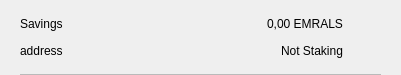
<?xml version="1.0" encoding="UTF-8"?>
<ui version="4.0">
 <class>CSRow</class>
 <widget class="QWidget" name="CSRow">
  <property name="geometry">
   <rect>
    <x>0</x>
    <y>0</y>
    <width>401</width>
    <height>75</height>
   </rect>
  </property>
  <property name="windowTitle">
   <string>Form</string>
  </property>
  <layout class="QVBoxLayout" name="verticalLayout">
   <property name="spacing">
    <number>0</number>
   </property>
   <property name="leftMargin">
    <number>20</number>
   </property>
   <property name="topMargin">
    <number>10</number>
   </property>
   <property name="rightMargin">
    <number>20</number>
   </property>
   <property name="bottomMargin">
    <number>0</number>
   </property>
   <item>
    <widget class="QWidget" name="info" native="true">
     <property name="minimumSize">
      <size>
       <width>0</width>
       <height>0</height>
      </size>
     </property>
     <layout class="QHBoxLayout" name="horizontalLayout_3">
      <property name="leftMargin">
       <number>0</number>
      </property>
      <property name="topMargin">
       <number>0</number>
      </property>
      <property name="rightMargin">
       <number>0</number>
      </property>
      <property name="bottomMargin">
       <number>10</number>
      </property>
      <item>
       <widget class="QWidget" name="container" native="true">
        <property name="minimumSize">
         <size>
          <width>0</width>
          <height>0</height>
         </size>
        </property>
        <layout class="QVBoxLayout" name="verticalLayout_2">
         <property name="spacing">
          <number>0</number>
         </property>
         <property name="leftMargin">
          <number>0</number>
         </property>
         <property name="topMargin">
          <number>0</number>
         </property>
         <property name="rightMargin">
          <number>0</number>
         </property>
         <property name="bottomMargin">
          <number>0</number>
         </property>
         <item>
          <layout class="QHBoxLayout" name="horizontalLayout">
           <item>
            <widget class="QLabel" name="labelName">
             <property name="toolTip">
              <string notr="true"/>
             </property>
             <property name="text">
              <string>Savings</string>
             </property>
            </widget>
           </item>
           <item>
            <spacer name="horizontalSpacer">
             <property name="orientation">
              <enum>Qt::Horizontal</enum>
             </property>
             <property name="sizeHint" stdset="0">
              <size>
               <width>40</width>
               <height>20</height>
              </size>
             </property>
            </spacer>
           </item>
           <item>
            <widget class="QLabel" name="labelAmount">
             <property name="text">
              <string>0,00 EMRALS</string>
             </property>
            </widget>
           </item>
          </layout>
         </item>
         <item>
          <layout class="QHBoxLayout" name="horizontalLayout_2">
           <item>
            <widget class="QLabel" name="labelAddress">
             <property name="toolTip">
              <string notr="true"/>
             </property>
             <property name="text">
              <string>address</string>
             </property>
            </widget>
           </item>
           <item>
            <spacer name="horizontalSpacer_2">
             <property name="orientation">
              <enum>Qt::Horizontal</enum>
             </property>
             <property name="sizeHint" stdset="0">
              <size>
               <width>40</width>
               <height>20</height>
              </size>
             </property>
            </spacer>
           </item>
           <item>
            <widget class="QLabel" name="labelStaking">
             <property name="text">
              <string>Not Staking</string>
             </property>
            </widget>
           </item>
          </layout>
         </item>
        </layout>
       </widget>
      </item>
      <item alignment="Qt::AlignHCenter|Qt::AlignVCenter">
       <widget class="QPushButton" name="pushButtonMenu">
        <property name="minimumSize">
         <size>
          <width>24</width>
          <height>24</height>
         </size>
        </property>
        <property name="maximumSize">
         <size>
          <width>32</width>
          <height>32</height>
         </size>
        </property>
        <property name="focusPolicy">
         <enum>Qt::NoFocus</enum>
        </property>
        <property name="styleSheet">
         <string notr="true">border:none; background-color:transparent;</string>
        </property>
        <property name="text">
         <string/>
        </property>
        <property name="icon">
         <iconset>
          <normaloff>://ic-menu-hover</normaloff>://ic-menu-hover</iconset>
        </property>
        <property name="iconSize">
         <size>
          <width>24</width>
          <height>24</height>
         </size>
        </property>
       </widget>
      </item>
     </layout>
    </widget>
   </item>
   <item>
    <widget class="QLabel" name="lblDivisory">
     <property name="minimumSize">
      <size>
       <width>0</width>
       <height>1</height>
      </size>
     </property>
     <property name="maximumSize">
      <size>
       <width>16777215</width>
       <height>1</height>
      </size>
     </property>
     <property name="styleSheet">
      <string notr="true">background-color:#bababa;</string>
     </property>
     <property name="text">
      <string/>
     </property>
     <property name="alignment">
      <set>Qt::AlignBottom|Qt::AlignLeading|Qt::AlignLeft</set>
     </property>
    </widget>
   </item>
  </layout>
 </widget>
 <resources/>
 <connections/>
</ui>
